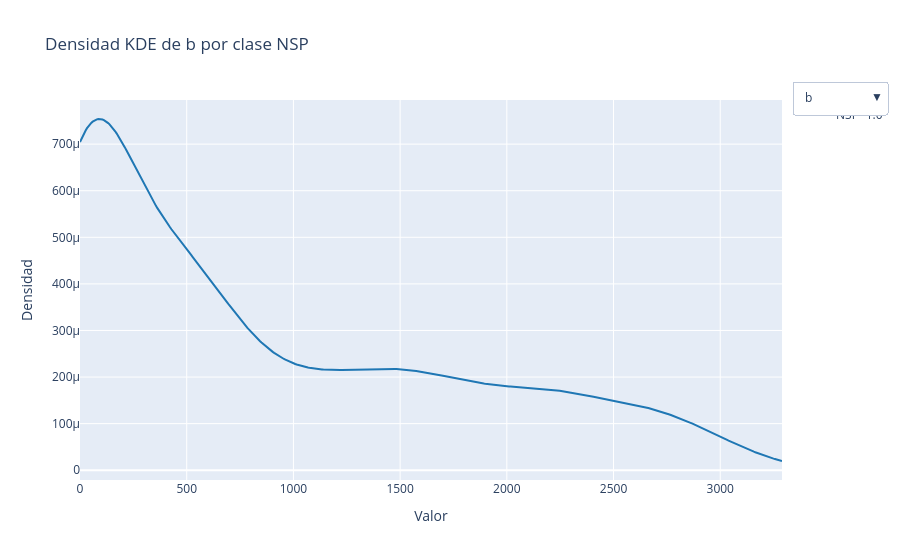

Notebook cell for this chart:
### Code cell
# Detectar columnas numéricas (excepto NSP)
numeric_cols = df.select_dtypes(include="number").columns.tolist()
numeric_cols = [c for c in numeric_cols if c != "NSP"]

# Variable inicial
initial_var = numeric_cols[0]

# Crear listas por clase NSP
classes = sorted(df["NSP"].dropna().unique())

def get_kde_data(variable):
    groups = []
    labels = []
    for c in classes:
        vals = df[df["NSP"] == c][variable].dropna().tolist()
        groups.append(vals)
        labels.append(f"NSP={c}")
    return groups, labels

# KDE inicial
groups, labels = get_kde_data(initial_var)
fig = ff.create_distplot(groups, labels, show_hist=False, show_rug=False)

# Crear botones del dropdown
dropdown_buttons = []

for col in numeric_cols:
    g, l = get_kde_data(col)
    dropdown_buttons.append(
        dict(
            label=col,
            method="update",
            args=[
                {"x": g},   # actualizar datos
                {"title": f"Densidad KDE de {col} por clase NSP"}
            ]
        )
    )

# Añadir dropdown al layout
fig.update_layout(
    updatemenus=[
        dict(
            buttons=dropdown_buttons,
            direction="down",
            showactive=True,
            x=1.15,
            y=1.05
        )
    ],
    title=f"Densidad KDE de {initial_var} por clase NSP"
)

fig.update_layout(
    xaxis_title="Valor",
    yaxis_title="Densidad"
)

fig.show()

### Figure 1 — Plotly figure (JSON) as saved in the notebook; plotly's stock layout.template omitted (floating-point values rounded to 4 significant figures; data arrays with more than 128 entries replaced by an {"elided": "..."} marker saying what was removed)
{"data": [{"legendgroup": "NSP=1.0", "marker": {"color": "rgb(31, 119, 180)"}, "mode": "lines", "name": "NSP=1.0", "showlegend": true, "type": "scatter", "x": {"elided": "500 float values"}, "xaxis": "x", "y": {"elided": "500 float values"}, "yaxis": "y"}], "layout": {"barmode": "overlay", "hovermode": "closest", "legend": {"traceorder": "reversed"}, "title": {"text": "Densidad KDE de b por clase NSP"}, "updatemenus": [{"buttons": [{"args": [{"x": {"elided": "1x2129 float values"}}, {"title": "Densidad KDE de b por clase NSP"}], "label": "b", "method": "update"}, {"args": [{"x": {"elided": "1x2129 float values"}}, {"title": "Densidad KDE de e por clase NSP"}], "label": "e", "method": "update"}, {"args": [{"x": {"elided": "1x2129 int values"}}, {"title": "Densidad KDE de LBE por clase NSP"}], "label": "LBE", "method": "update"}, {"args": [{"x": {"elided": "1x2129 int values"}}, {"title": "Densidad KDE de LB por clase NSP"}], "label": "LB", "method": "update"}, {"args": [{"x": {"elided": "1x2129 int values"}}, {"title": "Densidad KDE de AC por clase NSP"}], "label": "AC", "method": "update"}, {"args": [{"x": {"elided": "1x2129 int values"}}, {"title": "Densidad KDE de FM por clase NSP"}], "label": "FM", "method": "update"}, {"args": [{"x": {"elided": "1x2129 int values"}}, {"title": "Densidad KDE de UC por clase NSP"}], "label": "UC", "method": "update"}, {"args": [{"x": {"elided": "1x2129 float values"}}, {"title": "Densidad KDE de ASTV por clase NSP"}], "label": "ASTV", "method": "update"}, {"args": [{"x": {"elided": "1x2129 float values"}}, {"title": "Densidad KDE de MSTV por clase NSP"}], "label": "MSTV", "method": "update"}, {"args": [{"x": {"elided": "1x2129 float values"}}, {"title": "Densidad KDE de ALTV por clase NSP"}], "label": "ALTV", "method": "update"}, {"args": [{"x": {"elided": "1x2129 float values"}}, {"title": "Densidad KDE de MLTV por clase NSP"}], "label": "MLTV", "method": "update"}, {"args": [{"x": {"elided": "1x2129 float values"}}, {"title": "Densidad KDE de DL por clase NSP"}], "label": "DL", "method": "update"}, {"args": [{"x": {"elided": "1x2129 int values"}}, {"title": "Densidad KDE de DS por clase NSP"}], "label": "DS", "method": "update"}, {"args": [{"x": {"elided": "1x2129 int values"}}, {"title": "Densidad KDE de DP por clase NSP"}], "label": "DP", "method": "update"}, {"args": [{"x": {"elided": "1x2129 int values"}}, {"title": "Densidad KDE de DR por clase NSP"}], "label": "DR", "method": "update"}, {"args": [{"x": {"elided": "1x2129 float values"}}, {"title": "Densidad KDE de Width por clase NSP"}], "label": "Width", "method": "update"}, {"args": [{"x": {"elided": "1x2129 int values"}}, {"title": "Densidad KDE de Min por clase NSP"}], "label": "Min", "method": "update"}, {"args": [{"x": {"elided": "1x2129 int values"}}, {"title": "Densidad KDE de Max por clase NSP"}], "label": "Max", "method": "update"}, {"args": [{"x": {"elided": "1x2129 int values"}}, {"title": "Densidad KDE de Nmax por clase NSP"}], "label": "Nmax", "method": "update"}, {"args": [{"x": {"elided": "1x2129 int values"}}, {"title": "Densidad KDE de Nzeros por clase NSP"}], "label": "Nzeros", "method": "update"}, {"args": [{"x": {"elided": "1x2129 float values"}}, {"title": "Densidad KDE de Mode por clase NSP"}], "label": "Mode", "method": "update"}, {"args": [{"x": {"elided": "1x2129 int values"}}, {"title": "Densidad KDE de Mean por clase NSP"}], "label": "Mean", "method": "update"}, {"args": [{"x": {"elided": "1x2129 float values"}}, {"title": "Densidad KDE de Median por clase NSP"}], "label": "Median", "method": "update"}, {"args": [{"x": {"elided": "1x2129 float values"}}, {"title": "Densidad KDE de Variance por clase NSP"}], "label": "Variance", "method": "update"}, {"args": [{"x": {"elided": "1x2129 int values"}}, {"title": "Densidad KDE de Tendency por clase NSP"}], "label": "Tendency", "method": "update"}, {"args": [{"x": {"elided": "1x2129 int values"}}, {"title": "Densidad KDE de A por clase NSP"}], "label": "A", "method": "update"}, {"args": [{"x": {"elided": "1x2129 int values"}}, {"title": "Densidad KDE de B por clase NSP"}], "label": "B", "method": "update"}, {"args": [{"x": {"elided": "1x2129 float values"}}, {"title": "Densidad KDE de C por clase NSP"}], "label": "C", "method": "update"}, {"args": [{"x": {"elided": "1x2129 int values"}}, {"title": "Densidad KDE de D por clase NSP"}], "label": "D", "method": "update"}, {"args": [{"x": {"elided": "1x2129 int values"}}, {"title": "Densidad KDE de E por clase NSP"}], "label": "E", "method": "update"}, {"args": [{"x": {"elided": "1x2129 int values"}}, {"title": "Densidad KDE de AD por clase NSP"}], "label": "AD", "method": "update"}, {"args": [{"x": {"elided": "1x2129 int values"}}, {"title": "Densidad KDE de DE por clase NSP"}], "label": "DE", "method": "update"}, {"args": [{"x": {"elided": "1x2129 int values"}}, {"title": "Densidad KDE de LD por clase NSP"}], "label": "LD", "method": "update"}, {"args": [{"x": {"elided": "1x2129 int values"}}, {"title": "Densidad KDE de FS por clase NSP"}], "label": "FS", "method": "update"}, {"args": [{"x": {"elided": "1x2129 int values"}}, {"title": "Densidad KDE de SUSP por clase NSP"}], "label": "SUSP", "method": "update"}, {"args": [{"x": {"elided": "1x2129 int values"}}, {"title": "Densidad KDE de CLASS por clase NSP"}], "label": "CLASS", "method": "update"}], "direction": "down", "showactive": true, "x": 1.15, "y": 1.05}], "xaxis": {"anchor": "y2", "domain": [0, 1], "title": {"text": "Valor"}, "zeroline": false}, "yaxis": {"anchor": "free", "domain": [0, 1], "position": 0, "title": {"text": "Densidad"}}}}
